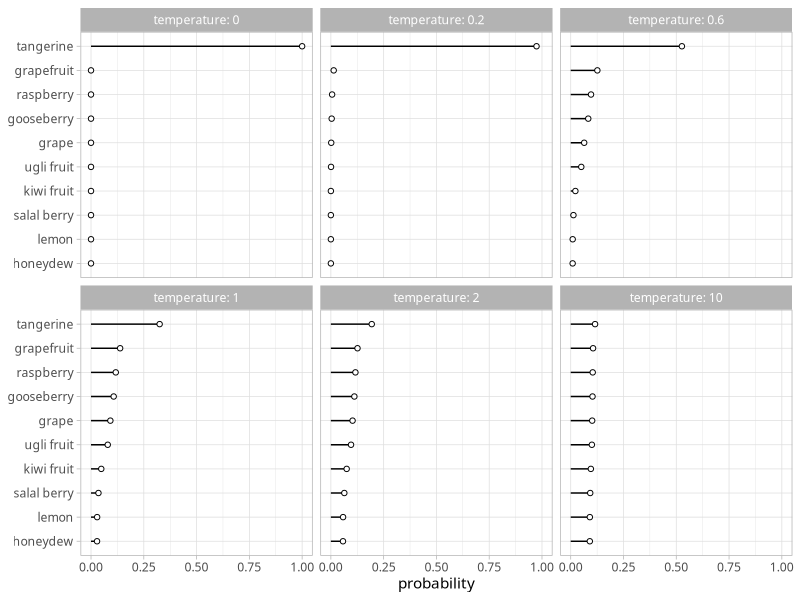

Source code (R):
## ---- chunk 1
#| code-summary: R Code
#| code-fold: true
#| label: fig-temperature
#| fig-cap: As $\tau$ increases, the resulting distribution becomes more uniform. Note that this plot shows "fruits" instead of actual tokens, which tend to be chunks of words.

library(ggplot2)

softmax <- function(x, temp = 1) {
  stopifnot(length(temp) == 1, temp >= 0)

  if (temp == 0) {
    i <- which.max(x)
    x[] <- 0L
    x[i] <- 1L
    return(x)
  }
  # Apply temperature
  x_scaled <- x / temp
  # Shift x for numerical stability
  shifted_x <- x_scaled - max(x_scaled)
  # Apply softmax
  exp_x <- exp(shifted_x)
  return(exp_x / sum(exp_x))

  exp_x <- exp(x / temp)
  exp_x / sum(exp_x)
}

set.seed(1)
k <- rnorm(10)
names(k) <- sample(stringr::fruit, 10)
temps <- c(0, 0.2, 0.6, 1, 2, 10)

d <- purrr::map_df(temps, function(t) {
  out <- tibble::enframe(softmax(k, t))
  out$temperature <- t
  return(out)
})

lvls <- names(sort(softmax(k)))
d$name <- factor(d$name, levels = lvls)

d |>
  ggplot(aes(value, name)) +
  geom_segment(aes(xend = value, x = 0)) +
  geom_point(shape = 21, fill = "white") +
  facet_wrap(
    facets = ~temperature,
    labeller = labeller(temperature = \(x) paste("temperature:", x))
  ) +
  labs(x = "probability", y = NULL) +
  theme_light(base_family = "Avenir Next Condensed")
